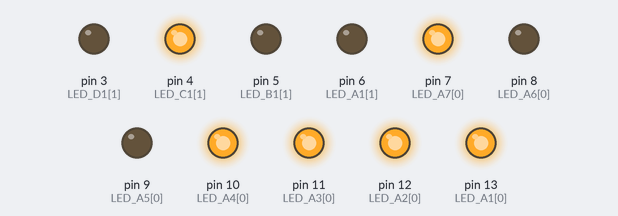
Bench run of a sketch on a simulated Arduino Uno, built with avr-gcc and run on an emulated ATmega328P. Shown: output pins drawn as LEDs (lit = HIGH).

Above: at 0.1 s.
Timing chart, 0 to 1.6 s (numbered marks = the images above):
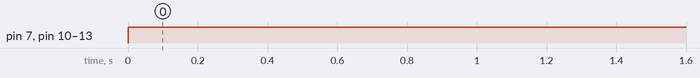

Measured:
- by itself, pin 7 (LED_A7[0]), pin 10 (LED_A4[0]), pin 11 (LED_A3[0]), pin 12 (LED_A2[0]), pin 13 (LED_A1[0]): LOW → HIGH at 0.00 s

The sketch:

lightcontroller.ino
```cpp
const int LED_A1[] = {13, 6};
const int LED_A2[] = {12, 6};
const int LED_A3[] = {11, 6};
const int LED_A4[] = {10, 6};
const int LED_A5[] = {9, 6};
const int LED_A6[] = {8, 6};
const int LED_A7[] = {7, 6};
const int LED_B1[] = {13, 5};
const int LED_B2[] = {12, 5};
const int LED_B3[] = {11, 5};
const int LED_B4[] = {10, 5};
const int LED_B5[] = {9, 5};
const int LED_B6[] = {8, 5};
const int LED_B7[] = {7, 5};
const int LED_C1[] = {13, 4};
const int LED_C2[] = {12, 4};
const int LED_C3[] = {11, 4};
const int LED_C4[] = {10, 4};
const int LED_C5[] = {9, 4};
const int LED_C6[] = {8, 4};
const int LED_C7[] = {7, 4};
const int LED_D1[] = {13, 3};
const int LED_D2[] = {12, 3};
const int LED_D3[] = {11, 3};
const int LED_D4[] = {10, 3};
const int LED_D5[] = {9, 3};
const int LED_D6[] = {8, 3};
const int LED_D7[] = {7, 3};


void setup(){
  Serial.begin(115200);
  SetPinMode_A();
  SetPinMode_B();
  SetPinMode_C();
  SetPinMode_D();
  digitalWrite(6, HIGH);
  digitalWrite(5, HIGH);
  digitalWrite(4, HIGH);
  digitalWrite(3, HIGH);
}

void loop(){
  SetLED("A1", 1);
  SetLED("A2", 1);
  SetLED("A3", 1);
  SetLED("A4", 1);
  SetLED("B4", 1);
  SetLED("D7", 1);
}

void SetLED(String col, int state){
  int positive;
  int negative;
  if(state == 1){
    positive = 1;
    negative = 0;
  }
  else {
    positive = 0;
    negative = 0;
  }

  if(col == "A1"){
    digitalWrite(LED_A1[0], positive);
    digitalWrite(LED_A1[1], negative);
  }
  else if(col == "A2"){
    digitalWrite(LED_A2[0], positive);
    digitalWrite(LED_A2[1], negative);
  }
  else if(col == "A3"){
    digitalWrite(LED_A3[0], positive);
    digitalWrite(LED_A3[1], negative);
  }
  else if(col == "A4"){
    digitalWrite(LED_A4[0], positive);
    digitalWrite(LED_A4[1], negative);
  }
  else if(col == "A5"){
    digitalWrite(LED_A5[0], positive);
    digitalWrite(LED_A5[1], negative);
  }
  else if(col == "A6"){
    digitalWrite(LED_A6[0], positive);
    digitalWrite(LED_A6[1], negative);
  }
  else if(col == "A7"){
    digitalWrite(LED_A7[0], positive);
    digitalWrite(LED_A7[1], negative);
  }
  else if(col == "B1"){
    digitalWrite(LED_B1[0], positive);
    digitalWrite(LED_B1[1], negative);
  }
  else if(col == "B2"){
    digitalWrite(LED_B2[0], positive);
    digitalWrite(LED_B2[1], negative);
  }
  else if(col == "B3"){
    digitalWrite(LED_B3[0], positive);
    digitalWrite(LED_B3[1], negative);
  }
  else if(col == "B4"){
    digitalWrite(LED_B4[0], positive);
    digitalWrite(LED_B4[1], negative);
  }
  else if(col == "B5"){
    digitalWrite(LED_B5[0], positive);
    digitalWrite(LED_B5[1], negative);
  }
  else if(col == "B6"){
    digitalWrite(LED_B6[0], positive);
    digitalWrite(LED_B6[1], negative);
  }
  else if(col == "B7"){
    digitalWrite(LED_B7[0], positive);
    digitalWrite(LED_B7[1], negative);
  }
  else if(col == "C1"){
    digitalWrite(LED_C1[0], positive);
    digitalWrite(LED_C1[1], negative);
  }
  else if(col == "C2"){
    digitalWrite(LED_C2[0], positive);
    digitalWrite(LED_C2[1], negative);
  }
  else if(col == "C3"){
    digitalWrite(LED_C3[0], positive);
    digitalWrite(LED_C3[1], negative);
  }
  else if(col == "C4"){
    digitalWrite(LED_C4[0], positive);
    digitalWrite(LED_C4[1], negative);
  }
  else if(col == "C5"){
    digitalWrite(LED_C5[0], positive);
    digitalWrite(LED_C5[1], negative);
  }
  else if(col == "C6"){
    digitalWrite(LED_C6[0], positive);
    digitalWrite(LED_C6[1], negative);
  }
  else if(col == "C7"){
    digitalWrite(LED_C7[0], positive);
    digitalWrite(LED_C7[1], negative);
  }
  else if(col == "D1"){
    digitalWrite(LED_D1[0], positive);
    digitalWrite(LED_D1[1], negative);
  }
  else if(col == "D2"){
    digitalWrite(LED_D2[0], positive);
    digitalWrite(LED_D2[1], negative);
  }
  else if(col == "D3"){
    digitalWrite(LED_D3[0], positive);
    digitalWrite(LED_D3[1], negative);
  }
  else if(col == "D4"){
    digitalWrite(LED_D4[0], positive);
    digitalWrite(LED_D4[1], negative);
  }
  else if(col == "D5"){
    digitalWrite(LED_D5[0], positive);
    digitalWrite(LED_D5[1], negative);
  }
  else if(col == "D6"){
    digitalWrite(LED_D6[0], positive);
    digitalWrite(LED_D6[1], negative);
  }
  else if(col == "D7"){
    digitalWrite(LED_D7[0], positive);
    digitalWrite(LED_D7[1], negative);
  }
}
```

SetPinMode_A.ino
```cpp
void SetPinMode_A(){
  for(int i = 0; i < 2; i++){ // A1
    pinMode(LED_A1[i], OUTPUT);
  }
  for(int i = 0; i < 2; i++){ // A2
    pinMode(LED_A2[i], OUTPUT);
  }
  for(int i = 0; i < 2; i++){ // A3
    pinMode(LED_A3[i], OUTPUT);
  }
  for(int i = 0; i < 2; i++){ // A4
    pinMode(LED_A4[i], OUTPUT);
  }
  for(int i = 0; i < 2; i++){ // A5
    pinMode(LED_A5[i], OUTPUT);
  }
  for(int i = 0; i < 2; i++){ // A6
    pinMode(LED_A6[i], OUTPUT);
  }
  for(int i = 0; i < 2; i++){ // A7
    pinMode(LED_A7[i], OUTPUT);
  }
}
```

SetPinMode_B.ino
```cpp
void SetPinMode_B(){
  for(int i = 0; i < 2; i++){ // B1
    pinMode(LED_B1[i], OUTPUT);
  }
  for(int i = 0; i < 2; i++){ // B2
    pinMode(LED_B2[i], OUTPUT);
  }
  for(int i = 0; i < 2; i++){ // B3
    pinMode(LED_B3[i], OUTPUT);
  }
  for(int i = 0; i < 2; i++){ // B4
    pinMode(LED_B4[i], OUTPUT);
  }
  for(int i = 0; i < 2; i++){ // B5
    pinMode(LED_B5[i], OUTPUT);
  }
  for(int i = 0; i < 2; i++){ // B6
    pinMode(LED_B6[i], OUTPUT);
  }
  for(int i = 0; i < 2; i++){ // B7
    pinMode(LED_B7[i], OUTPUT);
  }
}
```

SetPinMode_C.ino
```cpp
void SetPinMode_C(){
  for(int i = 0; i < 2; i++){ // C1
    pinMode(LED_C1[i], OUTPUT);
  }
  for(int i = 0; i < 2; i++){ // C2
    pinMode(LED_C2[i], OUTPUT);
  }
  for(int i = 0; i < 2; i++){ // C3
    pinMode(LED_C3[i], OUTPUT);
  }
  for(int i = 0; i < 2; i++){ // C4
    pinMode(LED_C4[i], OUTPUT);
  }
  for(int i = 0; i < 2; i++){ // C5
    pinMode(LED_C5[i], OUTPUT);
  }
  for(int i = 0; i < 2; i++){ // C6
    pinMode(LED_C6[i], OUTPUT);
  }
  for(int i = 0; i < 2; i++){ // C7
    pinMode(LED_C7[i], OUTPUT);
  }
}
```

SetPinMode_D.ino
```cpp
void SetPinMode_D(){
  for(int i = 0; i < 2; i++){ // D1
    pinMode(LED_D1[i], OUTPUT);
  }
  for(int i = 0; i < 2; i++){ // D2
    pinMode(LED_D2[i], OUTPUT);
  }
  for(int i = 0; i < 2; i++){ // D3
    pinMode(LED_D3[i], OUTPUT);
  }
  for(int i = 0; i < 2; i++){ // D4
    pinMode(LED_D4[i], OUTPUT);
  }
  for(int i = 0; i < 2; i++){ // D5
    pinMode(LED_D5[i], OUTPUT);
  }
  for(int i = 0; i < 2; i++){ // D6
    pinMode(LED_D6[i], OUTPUT);
  }
  for(int i = 0; i < 2; i++){ // D7
    pinMode(LED_D7[i], OUTPUT);
  }
}
```
